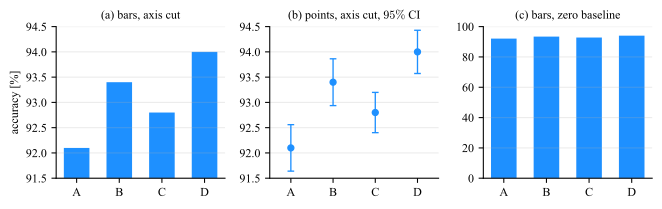

The script that saved this image:
# --- Match LaTeX document: Times New Roman, 10pt, textwidth=7in ---
# The zero baseline is a property of the encoding, not a style preference. A bar
# encodes its value as a length, so cutting the axis rescales every length and the
# reader has no way to know. The same numbers drawn as points may be cut, because a point
# is at a position and is not a measurement of the distance to the baseline, and that is
# the panel to reach for when the differences are the finding. A second position encoding,
# a loss curve, is in plot_cutaxis.py.
import numpy as np
import matplotlib.pyplot as plt

plt.rcParams.update({
    'font.family': 'serif',
    'font.serif': ['Times New Roman'],
    'font.size': 10,
    'axes.titlesize': 9,
    'axes.labelsize': 9,
    'xtick.labelsize': 9,
    'ytick.labelsize': 9,
    'mathtext.fontset': 'cm',
})

C_BAR = '#1E90FF'
CUT = 91.5

models = ['A', 'B', 'C', 'D']
acc = np.array([92.1, 93.4, 92.8, 94.0])       # test accuracy [%]

# the folds the four accuracies are averages of, for the interval panel (c) needs
n_fold = 5
rf = np.random.default_rng(5)
folds = rf.normal(0.0, 0.35, (len(models), n_fold))
folds += rf.normal(0.0, 0.25, (1, n_fold))     # a fold effect shared by every model
folds -= folds.mean(axis=1, keepdims=True)     # so each row averages to its stated value
folds = acc[:, None] + folds
T95_DF4 = 2.776                                # t_{0.975} on 4 degrees of freedom
ci = T95_DF4 * folds.std(axis=1, ddof=1) / np.sqrt(n_fold)

fig, axes = plt.subplots(1, 3, figsize=(7.0, 2.3))

# --- (a) the same numbers, axis cut just below the smallest bar ---
axes[0].bar(models, acc, width=0.6, color=C_BAR)
axes[0].set_ylim(CUT, 94.5)
axes[0].set_title('(a) bars, axis cut')
axes[0].set_ylabel('accuracy [%]')

# --- (b) the same numbers as points, where the same cut is legitimate ---
axes[1].errorbar(np.arange(len(models)), acc, yerr=ci, fmt='o', ms=4.5, color=C_BAR,
                 ecolor=C_BAR, elinewidth=1.0, capsize=2.5)
axes[1].set_xticks(np.arange(len(models)))
axes[1].set_xticklabels(models)
axes[1].set_xlim(-0.5, len(models) - 0.5)
axes[1].set_ylim(CUT, 94.5)
axes[1].set_title('(b) points, axis cut, ' + r'$95\%$' + ' CI')

# --- (c) the same numbers, honest baseline ---
axes[2].bar(models, acc, width=0.6, color=C_BAR)
axes[2].set_ylim(0, 100)
axes[2].set_title('(c) bars, zero baseline')

for ax in axes:
    ax.grid(True, axis='y', alpha=0.25)
    for side in ('top', 'right'):
        ax.spines[side].set_visible(False)

plt.tight_layout()

basename = 'plot_baseline'
plt.savefig(f'{basename}.pdf', bbox_inches='tight')
plt.savefig(f'{basename}.svg', bbox_inches='tight')
plt.savefig(f'{basename}.jpeg', dpi=300, bbox_inches='tight')
print(f'Saved {basename}.pdf, {basename}.svg, {basename}.jpeg')

# --- what the cut does to the ratio the eye reads off the bar lengths ---
true_ratio = acc.max() / acc.min()
cut_ratio = (acc.max() - 91.5) / (acc.min() - 91.5)
print(f'accuracies {acc}')
print(f'true length ratio D:A = {true_ratio:.2f}, '
      f'ratio seen in panel (a) = {cut_ratio:.2f}, '
      f'exaggeration factor {cut_ratio / true_ratio:.1f}')
print()
print(f'panel (b), cut at {CUT:g}, {n_fold} folds, 95 % CI:')
for m, a, c in zip(models, acc, ci):
    print(f'    {m}: {a:.2f} +/- {c:.2f} points')
lo, hi = acc - ci, acc + ci
print('    intervals that overlap A: ' +
      ', '.join(m for m, l in zip(models[1:], lo[1:]) if l <= hi[0]))
